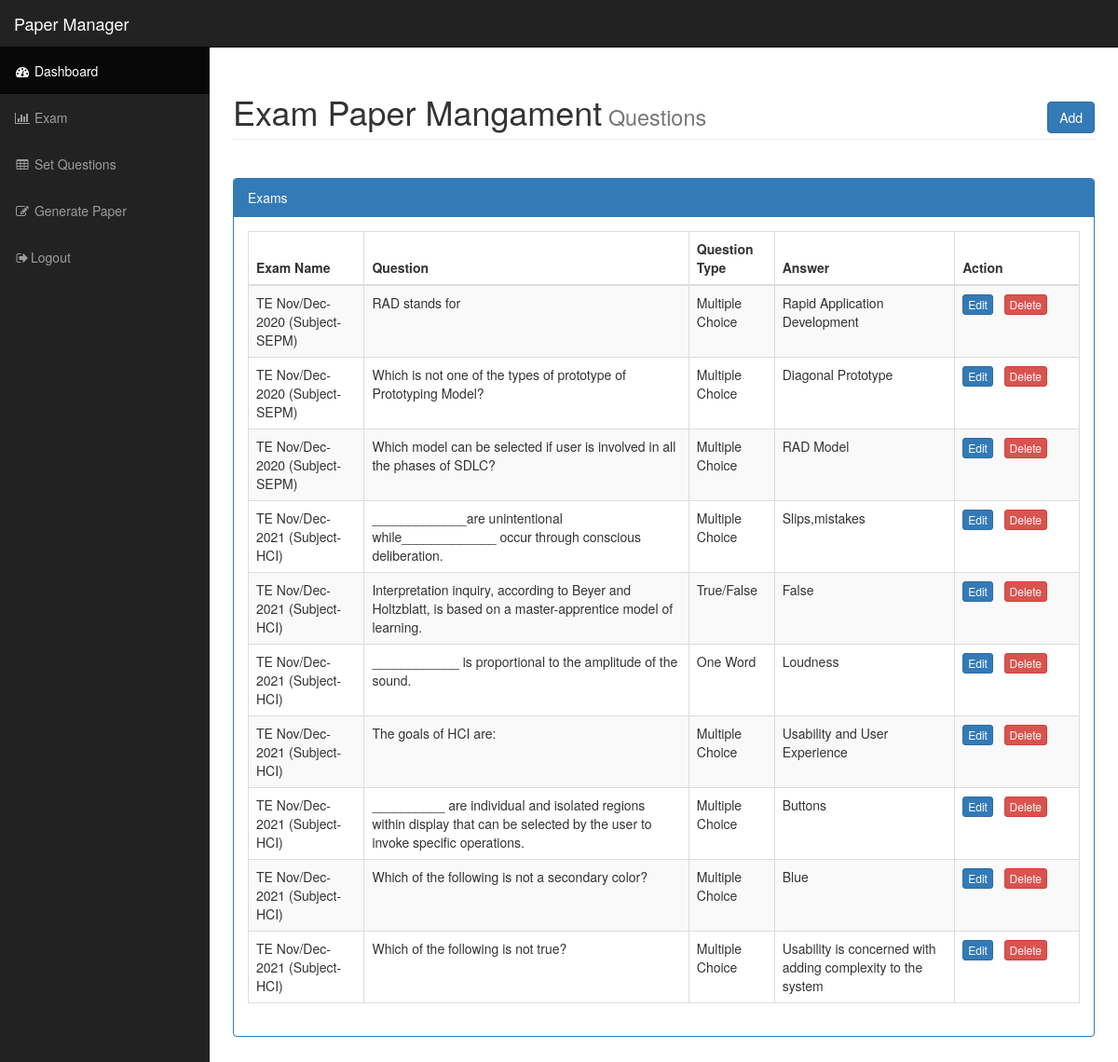
The page /questions.php (signed in) on the database its author committed.
### tables this page shows
CREATE TABLE `questions` (
  `id` int(255) NOT NULL,
  `paper` varchar(255) NOT NULL,
  `question` text NOT NULL,
  `type` varchar(255) NOT NULL,
  `obj1` varchar(255) NOT NULL,
  `obj2` varchar(255) NOT NULL,
  `obj3` varchar(255) NOT NULL,
  `obj4` varchar(255) NOT NULL,
  `turefalse` varchar(255) NOT NULL,
  `oneword` varchar(255) NOT NULL,
  `answer` varchar(255) NOT NULL
);

CREATE TABLE `paper` (
  `id` int(255) NOT NULL,
  `papername` varchar(255) NOT NULL
);

### questions.php (the view, shortened to what this page needs)
<?php
include("php/dbconnect.php");
$paper = '';
$id = '';
$question = '';
$type = '';
$obj1 = '';
$obj2 = '';
$obj3 = '';
$obj4 = '';
$turefalse = '';
$oneword='';
$answer = '';
$action = "add";
include("php/header.php");
?>
        <div id="page-wrapper">
            <div class="container-fluid">
				<?php
			if(isset($_GET['action']) && @$_GET['action']=="add" || @$_GET['action']=="edit")
			  {
				?>
	<script type="text/javascript">
$(document).ready(function(){
$("#qtype").change(function(){
 $(".questiontype").each(function(){
        $(this).hide();
    });
if($(this).val()=="Multiple Choice")
{
$("#multiplechoice").show();
}
else
if($(this).val()=="True/False")
{
$("#trueflase").show();
}
else
if($(this).val()=="One Word")
{
$("#oneword").show();
}
});
});
   </script>
                <div class="row">
                    <div class="col-lg-12">
                        <h1 class="page-header">
                          Exam  Paper Mangament <small class="pull-right"> <?php echo (($action=="update")?"Edit":"Add"); ?> Questions</small>
                        </h1>
                    </div>
                </div>
						 <div class="alert alert-info alert-dismissable">
                            <button type="button" class="close" data-dismiss="alert" aria-hidden="true">&times;</button>
                            <i class="fa fa-info-circle"></i>  <strong>Set Questions </strong> <?php echo (($action=="update")?"Edit":"Add"); ?> Question to exam for Paper Generating!
                        </div>
 <form role="form" method="post" action="questions.php" >
                <div class="row">
                    <div class=" col-md-6">
					 <div class="panel panel-primary">
                            <div class="panel-heading">
                                <h3 class="panel-title"> Primary Info</h3>
                            </div>
                            <div class="panel-body">
						 <div class="form-group">
                                <label>Exam</label>
                                <select class="form-control"   name="paper" required>
									<option value="">Select Exam</option>
								<?php
								$sql = "select * from  paper";
								$q = $conn->query($sql);
								while($r = $q->fetch_assoc())
								{
								 echo ' <option value="'.$r['id'].'"  '.(($r['id']==$paper)?'selected="selected"':'').'>'.$r['papername'].'</option>';
								}
								?>
                                </select>
								 <p class="help-block">Select Exam name where this question will show</p>
                            </div>
						<div class="form-group">
                                <label>Type</label>
                                <select class="form-control"  name="type"   id="qtype"  <?php echo ($action=="update")?'disabled="disabled"':'';?>>
								<option  value="Multiple Choice" <?php echo ($type=="Multiple Choice")?'selected="selected"':''; ?> >Multiple Choice</option>
								<option  value="True/False" <?php echo ($type=="True/False")?'selected="selected"':''; ?> >True/False</option>
								<option  value="One Word" <?php echo ($type=="One Word")?'selected="selected"':''; ?> >One Word</option>
                                </select>
								 <p class="help-block">Select Question Type</p>
                            </div>
						</div>
                        </div>
						<input type="hidden" name="action" value="<?php echo $action;?>">
						<input type="hidden" name="qtype" value="<?php echo $type;?>">
                            <input type="hidden" name="id" value="<?php echo $id;?>">
                            <a href="questions.php" class="btn btn-danger">Cancel</a>
                            <button type="submit" name="save1" class="btn btn-primary">Save </button>
                    </div>
					 <div class=" col-md-6">
					      <div class="panel panel-primary">
                            <div class="panel-heading">
                                <h3 class="panel-title"> Question Info</h3>
                            </div>
                            <div class="panel-body">
						 <div class="form-group">
                                <label>Question</label>
                                 <textarea class="form-control" rows="2" name="question" required><?php echo $question;?></textarea>
                            </div>
					 <?php
					 if($action =="add")
					 {
					 ?>
						 <div class="form-group">
                               <div id="multiplechoice"  class="questiontype">
							    <label>Multiple</label>
                                <div class="checkbox">
                                    <label>
                                        <input type="radio" value="1"    name="answer" > <input type="text" name="obj1" value="" >
                                    </label>
                                </div>
                                <div class="checkbox">
                                    <label>
                                        <input type="radio" value="2"  name="answer" > <input type="text" name="obj2" value=""  >
                                    </label>
                                </div>
                                 <div class="checkbox">
                                    <label>
                                        <input type="radio" value="3"  name="answer" > <input type="text" name="obj3" value="" >
                                    </label>
                                </div>
								 <div class="checkbox">
                                    <label>
                                        <input type="radio" value="4"  name="answer" > <input type="text" name="obj4" value="" >
                                    </label>
                                </div>
                              <p class="help-block">Select right answer</p>
								</div>
								<div id="trueflase"  class="questiontype" style="display:none;">
                                <label>True/False</label>
                                <select class="form-control"  name="turefalse" id="qtype">
								<option  value="True"  >True</option>
								<option  value="False" >False</option>
                                </select>
								 <p class="help-block">Select right Answer Either True or False</p>
								</div>
								<div id="oneword"  class="questiontype"  style="display:none;">
								<label>One Word</label>
								 <input type="text" name="oneword" value=""  >
								  <p class="help-block">Select wright word for answer</p>
								</div>
                            </div>
					<?php
					}else
					{
					?>
					    <div class="form-group">
						 <?php
					 if($type =="Multiple Choice")
					 {
					 ?>
                               <div id="multiplechoice"  class="questiontype">
							    <label>Multiple</label>
                                <div class="checkbox">
                                    <label>
                                        <input type="radio" value="1"    name="answer" <?php echo ($obj1==$answer)?'checked="checked"':'';?>> <input type="text" name="obj1" value="<?php echo $obj1; ?>">
                                    </label>
                                </div>
                                <div class="checkbox">
                                    <label>
                                        <input type="radio" value="2" name="answer" <?php echo ($obj2==$answer)?'checked="checked"':'';?>> <input type="text" name="obj2" value="<?php echo $obj2; ?>"  >
                                    </label>
                                </div>
                                 <div class="checkbox">
                                    <label>
                                        <input type="radio" value="3" name="answer" <?php echo ($obj3==$answer)?'checked="checked"':'';?>> <input type="text" name="obj3" value="<?php echo $obj3; ?>">
                                    </label>
                                </div>
								 <div class="checkbox">
                                    <label>
                                        <input type="radio" value="4" name="answer" <?php echo ($obj4==$answer)?'checked="checked"':'';?>> <input type="text" name="obj4" value="<?php echo $obj4; ?>">
                                    </label>
                                </div>
                                <p class="help-block">Select wright answer</p>
								</div>
								<?php
								}else if($type =="True/False")
					                 {
								?>
								<div id="trueflase"  class="questiontype" >
                                <label>True/False</label>
                                <select class="form-control"  name="turefalse" id="qtype">
								<option  value="True" <?php echo ($turefalse=="True")?'selected="selected"':''; ?> >True </option>
								<option  value="False" <?php echo ($turefalse=="False")?'selected="selected"':''; ?> >False</option>
                                </select>
								 <p class="help-block">Select right Answer Either True or False</p>
								</div>
								<?php
								}else if($type =="One Word")
					                 {
								?>
								<div id="oneword"  class="questiontype" >
								<label>One Word</label>
								 <input type="text" name="obj2" value="<?php echo $oneword; ?>"  >
								  <p class="help-block">Select right answer</p>
								</div>
								<?php
								}
								?>
                            </div>
					<?php
					}
					?>
						</div>
                        </div>
					</div>
                </div>
				</form>
              <?php
			  }else
			  {
			  ?>
			   <link href="plugin/datatable/dataTables.bootstrap.css" rel="stylesheet" />
                <div class="row">
                    <div class="col-lg-12">
                        <h1 class="page-header">
                          Exam  Paper Mangament<small>  Questions</small>
						   <div class="pull-right">
                <a href="questions.php?action=add" class="btn btn-primary">Add</a>
              </div>
                        </h1>
                    </div>
                </div>
             <div class="row">
                 <div class="col-md-12">
			  </div>
			  </div>
			  <br/>
			   <div class="panel panel-primary">
                        <div class="panel-heading">
                            Exams
                        </div>
                        <div class="panel-body">
                                <table class="table table-striped table-bordered table-hover" id="dataTables-example">
                                    <thead>
                                        <tr>
                                            <th>Exam Name </th>
											<th>Question  </th>
											<th>Question Type </th>
											<th>Answer  </th>
                                            <th width="15%">Action</th>
                                        </tr>
                                    </thead>
                                    <tbody>
									<?php
								$sql = $conn->query("select q.id as qid,papername,question,type,answer from questions as q ,paper as p where q.paper = p.id group by q.id");
								while($row = $sql->fetch_assoc())
								{
                                    echo '<tr>
                                        <td>'.$row['papername'].'</td>
										<td>'.$row['question'].'</td>
										<td>'.$row['type'].'</td>
										<td>'.$row['answer'].'</td>
										<td><a href="questions.php?action=edit&id='.$row['qid'].'" class="btn btn-primary btn-xs">Edit</a>  &nbsp; <a  onclick="return confirm(\'Are you sure you want to delete this record\');"  href="questions.php?action=delete&id='.$row['qid'].'" class="btn btn-danger btn-xs"  >Delete</a></td>
                                        </tr>';
								}
								?>
                                    </tbody>
                                </table>
                        </div>
                    </div>
			  <?php
			  }
			  ?>
            </div>
        </div>
 </div>
</body>
</html>

### php/header.php (shortened to what this page needs)
<!DOCTYPE html>
<html lang="en">
<head>
    <link href="css/bootstrap.min.css" rel="stylesheet">
    <link href="css/sb-admin.css" rel="stylesheet">
    <link href="font-awesome/css/font-awesome.min.css" rel="stylesheet" type="text/css">
</head>
<body style="background-image: url('trivia.jpg');background-repeat: no-repeat;background-size: cover;background-position: center;">
    <div id="wrapper">
        <nav class="navbar navbar-inverse navbar-fixed-top" role="navigation" >
            <div class="navbar-header">
                <a class="navbar-brand" href="index.php">Paper Manager</a>
            </div>
            <div class="collapse navbar-collapse navbar-ex1-collapse" >
                <ul class="nav navbar-nav side-nav" >
                    <li class="active">
                        <a href="index.php"><i class="fa fa-fw fa-dashboard"></i> Dashboard</a>
                    </li>
                    <li>
                        <a href="exam.php"><i class="fa fa-fw fa-bar-chart-o"></i> Exam</a>
                    </li>
                    <li>
                        <a href="questions.php"><i class="fa fa-fw fa-table"></i> Set Questions</a>
                    </li>
                    <li>
                        <a href="generatepaper.php"><i class="fa fa-fw fa-edit"></i> Generate Paper</a>
                    </li>
					  <li>
                        <a href="logout.php"><i class="fa fa-fw fa-sign-out "></i>Logout</a>
                    </li>
                </ul>
            </div>
        </nav>

### css/sb-admin.css (style rules this page uses)
body { margin-top: 100px; background-color: #222; }
@media (min-width:768px) { body { margin-top: 50px; } }
#wrapper { padding-left: 0; }
#page-wrapper { width: 100%; padding: 0; background-color: #fff; }
@media (min-width:768px) { #wrapper { padding-left: 225px; } }
@media (min-width:768px) { #page-wrapper { padding: 10px; } }
@media (min-width:768px) { .side-nav { position: fixed; top: 51px; left: 225px; width: 225px; margin-left: -225px; border: none; border-radius: 0; overflow-y: auto; background-color: #222; bottom: 0; overflow-x: hidden; padding-bottom: 40px; } }
@media (min-width:768px) { .side-nav>li>a { width: 225px; } }

### rows shown on the page
questions: paper.papername "TE Nov/Dec-2020 (Subject-SEPM)", question "RAD stands for", type "Multiple Choice", answer "Rapid Application Development"
questions: paper.papername "TE Nov/Dec-2020 (Subject-SEPM)", question "Which is not one of the types of prototype of Prototyping Model?", type "Multiple Choice", answer "Diagonal Prototype"
questions: paper.papername "TE Nov/Dec-2020 (Subject-SEPM)", question "Which model can be selected if user is involved in all the phases of SDLC?", type "Multiple Choice", answer "RAD Model"
questions: paper.papername "TE Nov/Dec-2021 (Subject-HCI)", question "_____________are unintentional while_____________ occur through conscious deliberation.", type "Multiple Choice", answer "Slips,mistakes"
questions: paper.papername "TE Nov/Dec-2021 (Subject-HCI)", question "Interpretation inquiry, according to Beyer and Holtzblatt, is based on a master-apprentice model of learning.", type "True/False", answer "False"
questions: paper.papername "TE Nov/Dec-2021 (Subject-HCI)", question "____________ is proportional to the amplitude of the sound.", type "One Word", answer "Loudness"
questions: paper.papername "TE Nov/Dec-2021 (Subject-HCI)", question "The goals of HCI are:", type "Multiple Choice", answer "Usability and User Experience"
questions: paper.papername "TE Nov/Dec-2021 (Subject-HCI)", question "__________ are individual and isolated regions within display that can be selected by the user to invoke specific operations.", type "Multiple Choice", answer "Buttons"
questions: paper.papername "TE Nov/Dec-2021 (Subject-HCI)", question "Which of the following is not a secondary color?", type "Multiple Choice", answer "Blue"
questions: paper.papername "TE Nov/Dec-2021 (Subject-HCI)", question "Which of the following is not true?", type "Multiple Choice", answer "Usability is concerned with adding complexity to the system"
